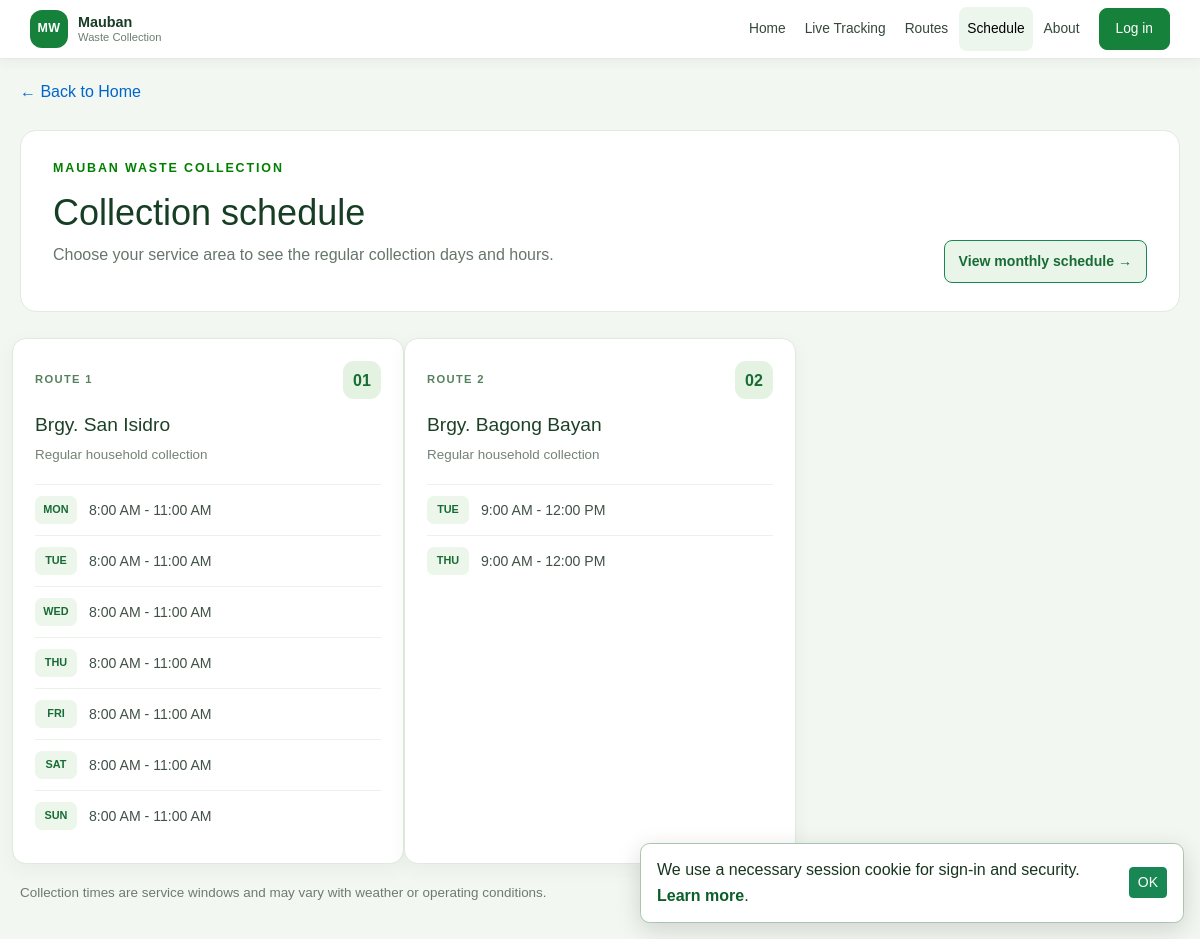
Page /schedule.php on the committed database.
### tables this page shows
CREATE TABLE IF NOT EXISTS schedule (
    id INT AUTO_INCREMENT PRIMARY KEY,
    route_id INT NULL,
    day_name VARCHAR(20) NOT NULL,
    collection_time VARCHAR(50) NOT NULL,
    status ENUM('active', 'inactive') NOT NULL DEFAULT 'active',
    FOREIGN KEY (route_id) REFERENCES routes(id) ON DELETE SET NULL
);

CREATE TABLE IF NOT EXISTS routes (
    id INT AUTO_INCREMENT PRIMARY KEY,
    name VARCHAR(100) NOT NULL,
    barangay VARCHAR(100) NOT NULL,
    status ENUM('active', 'inactive') NOT NULL DEFAULT 'active',
    UNIQUE KEY uq_route_name (name)
);

### schedule.php (the view, shortened to what this page needs)
<?php
require 'config.php';
$scheduleRows = $pdo->query(
    "SELECT r.id AS route_id, r.name AS route_name, r.barangay, s.day_name, s.collection_time
     FROM schedule s JOIN routes r ON r.id = s.route_id
     WHERE s.status = 'active' AND r.status = 'active'
     ORDER BY r.id, FIELD(s.day_name, 'Monday', 'Tuesday', 'Wednesday', 'Thursday', 'Friday', 'Saturday', 'Sunday'), s.id"
)->fetchAll();
$schedulesByRoute = [];
foreach ($scheduleRows as $row) {
    $schedulesByRoute[$row['route_id']]['route'] = $row;
    $schedulesByRoute[$row['route_id']]['entries'][] = $row;
}
?>
<!DOCTYPE html>
<html lang="en">
<head>
    <?php require 'bootstrap-head.php'; ?>
    <link rel="stylesheet" href="style.css">
</head>
<body>
<?php require 'nav.php'; ?>
<main class="page-wrapper container-xl schedule-page">
    <a href="index.php" class="back-link">← Back to Home</a>
    <header class="schedule-heading">
        <div><p class="eyebrow">MAUBAN WASTE COLLECTION</p><h1>Collection schedule</h1><p>Choose your service area to see the regular collection days and hours.</p></div>
        <a href="monthly-schedule.php" class="schedule-month-link btn btn-outline-success">View monthly schedule <span aria-hidden="true">→</span></a>
    </header>
    <section class="schedule-route-grid row g-3" aria-label="Weekly collection schedule by route">
        <?php foreach ($schedulesByRoute as $group): $route = $group['route']; ?>
        <article class="schedule-route-card col-12 col-md-6 col-lg-4">
            <div class="schedule-route-top"><span class="schedule-route-id"><?php echo htmlspecialchars(strtoupper($route['route_name']), ENT_QUOTES, 'UTF-8'); ?></span><span class="schedule-route-mark"><?php echo sprintf('%02d', (int) $route['route_id']); ?></span></div>
            <h2><?php echo htmlspecialchars($route['barangay'], ENT_QUOTES, 'UTF-8'); ?></h2>
            <p class="schedule-route-description">Regular household collection</p>
            <?php foreach ($group['entries'] as $entry): ?>
            <div class="schedule-time-row"><span class="schedule-day"><?php echo htmlspecialchars(strtoupper(substr($entry['day_name'], 0, 3)), ENT_QUOTES, 'UTF-8'); ?></span><span><?php echo htmlspecialchars($entry['collection_time'], ENT_QUOTES, 'UTF-8'); ?></span></div>
            <?php endforeach; ?>
        </article>
        <?php endforeach; ?>
    </section>
    <p class="schedule-footnote">Collection times are service windows and may vary with weather or operating conditions.</p>
</main>
</body>
</html>

### style.css (style rules this page uses)
* { margin: 0; padding: 0; box-sizing: border-box; }
body { font-family: Arial, sans-serif; background: #f5f6f8; line-height: 1.6; }
a { text-decoration: none; }
.eyebrow { color: #008000; font-size: 0.78rem; font-weight: bold; letter-spacing: 0.15em; margin-bottom: 12px; }
.truck-overview-grid.row, .about-content-grid.row, .schedule-route-grid.row { display: flex; flex-wrap: wrap; gap: 0; }
.page-wrapper { max-width: 1200px; margin: 0 auto; padding: 20px; }
.back-link { display: inline-block; margin-bottom: 15px; color: #0066cc; }
body { background: #f3f7f2; color: #1d2b21; }
.schedule-heading { display: flex; align-items: end; justify-content: space-between; gap: 20px; margin: 10px 0 26px; padding: 28px 32px; border: 1px solid #e1eadf; border-radius: 16px; background: #fff; }
.schedule-heading h1 { color: #173e24; font-size: clamp(1.8rem, 3vw, 2.4rem); }
.schedule-heading p:last-child { margin-top: 7px; color: #66766a; }
.schedule-month-link { flex: 0 0 auto; padding: 10px 14px; border-radius: 8px; background: #e9f5e8; color: #176b35; font-size: 0.88rem; font-weight: 700; }
.schedule-route-grid { display: grid; grid-template-columns: repeat(3, minmax(0, 1fr)); gap: 18px; }
.schedule-route-card { padding: 22px; border: 1px solid #e0e9df; border-radius: 14px; background: #fff; box-shadow: 0 6px 18px rgba(20, 55, 30, 0.05); }
.schedule-route-top { display: flex; align-items: center; justify-content: space-between; }
.schedule-route-id { color: #56805e; font-size: 0.7rem; font-weight: 700; letter-spacing: 0.12em; }
.schedule-route-mark { display: grid; width: 38px; height: 38px; place-items: center; border-radius: 11px; background: #e3f2e1; color: #176b35; font-weight: 700; }
.schedule-route-card h2 { margin-top: 14px; color: #1c4127; font-size: 1.2rem; }
.schedule-route-description { margin: 4px 0 18px; color: #748176; font-size: 0.84rem; }
.schedule-time-row { display: flex; align-items: center; gap: 12px; padding: 11px 0; border-top: 1px solid #edf1ec; color: #405146; font-size: 0.88rem; }
.schedule-day { display: inline-grid; width: 42px; height: 28px; place-items: center; border-radius: 7px; background: #edf6eb; color: #176b35; font-size: 0.68rem; font-weight: 700; }
.schedule-footnote { margin-top: 18px; color: #6d7a70; font-size: 0.84rem; }
html { scroll-behavior: smooth; scroll-padding-top: 90px; }

### rows in the picture
schedule: route.name "ROUTE 1", route "01", route.barangay "Brgy. San Isidro", day_name "SUN", collection_time "8:00 AM - 11:00 AM"
schedule: day_name "MON", collection_time "8:00 AM - 11:00 AM"
schedule: day_name "TUE", collection_time "8:00 AM - 11:00 AM"
schedule: day_name "WED", collection_time "8:00 AM - 11:00 AM"
schedule: day_name "THU", collection_time "8:00 AM - 11:00 AM"
schedule: day_name "FRI", collection_time "8:00 AM - 11:00 AM"
schedule: day_name "SAT", collection_time "8:00 AM - 11:00 AM"
schedule: route.name "ROUTE 2", route "02", route.barangay "Brgy. Bagong Bayan", day_name "THU", collection_time "9:00 AM - 12:00 PM"
schedule: day_name "TUE", collection_time "9:00 AM - 12:00 PM"
